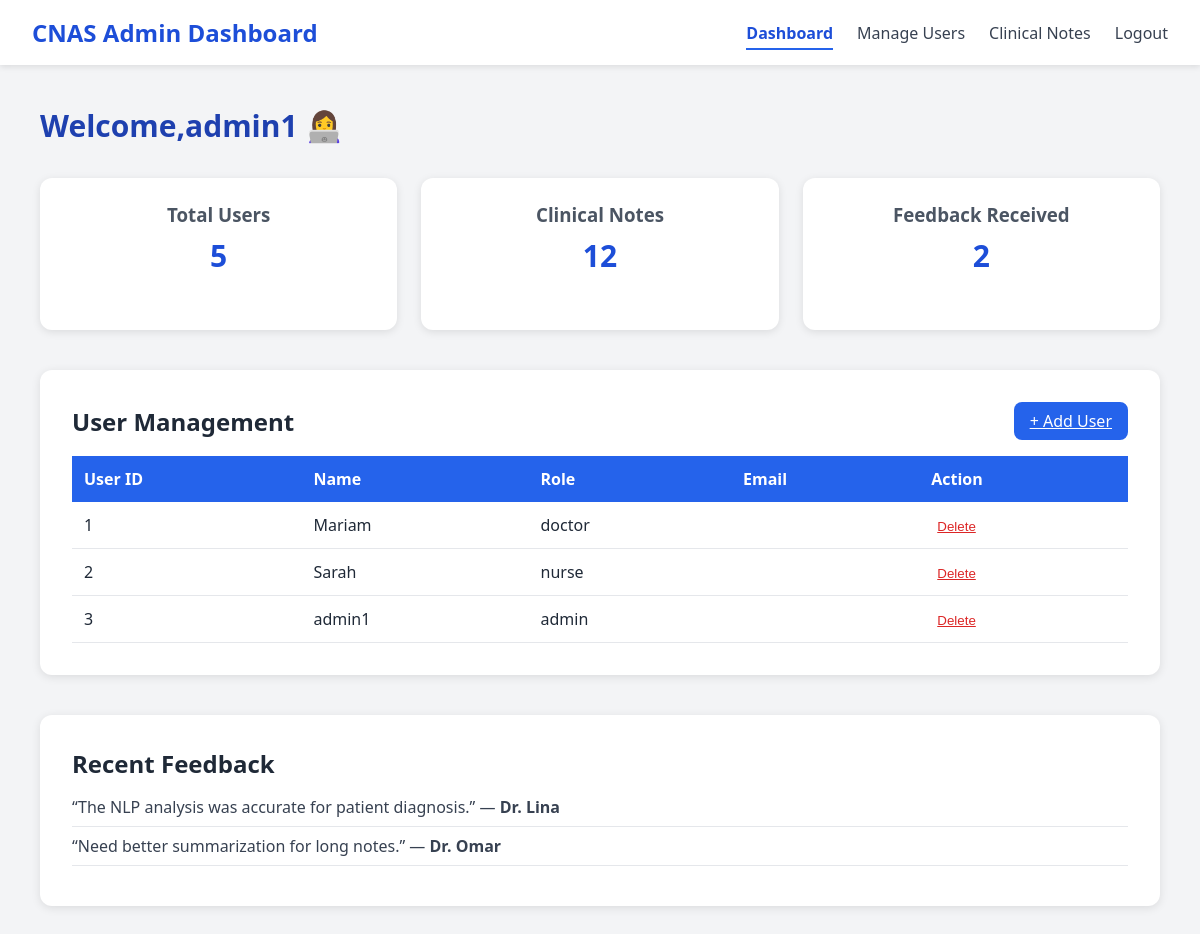
Page /admin_dashboard (signed in) on the committed database.
### tables this page shows
CREATE TABLE users (
                    id INTEGER PRIMARY KEY AUTOINCREMENT,
                    username TEXT UNIQUE NOT NULL,
                    password TEXT NOT NULL,
                    role TEXT NOT NULL);

### app.py (the view)
@app.route('/admin_dashboard')
def admin_dashboard():
    if session.get('role') == 'admin':
        conn = get_db()
        users = conn.execute("SELECT * FROM users").fetchall()
        total_users = conn.execute("SELECT COUNT(*) FROM users").fetchone()[0]
        conn.close()
        return render_template('admin_dashboard.html',
                               username=session['username'],
                               users=users,total_users=total_users)
    return redirect(url_for('login'))

### app.py (called while the page is built)
def get_db():
    conn = sqlite3.connect("database.db")
    conn.row_factory = sqlite3.Row
    return conn

### Templates/admin_dashboard.html (shortened to what this page needs)
<!DOCTYPE html>
<html lang="en">
<head>
</head>
<body>
  <nav>
    <h1>CNAS Admin Dashboard</h1>
    <ul>
      <li><a href="{{ url_for('admin_dashboard') }}" class="text-blue-700">Dashboard</a></li>
      <li><a href="{{ url_for('admin_users') }}">Manage Users</a></li>
      <li><a href="{{ url_for('admin_notes') }}">Clinical Notes</a></li>
      <li><a href="{{ url_for('login') }}" class="hover:text-red-600">Logout</a></li>
    </ul>
  </nav>
  <main>
    <h2>Welcome,{{ username }} 👩‍💻</h2>
    <section class="stats">
      <div class="card">
        <h3>Total Users</h3>
        <p id="totalUsers">0</p>
      </div>
      <div class="card">
        <h3>Clinical Notes</h3>
        <p id="totalNotes">0</p>
      </div>
      <div class="card">
        <h3>Feedback Received</h3>
        <p id="totalFeedback">0</p>
      </div>
    </section>
    <section class="table-section">
      <div class="table-header">
        <h3>User Management</h3>
        <a href="{{ url_for('admin_users') }}" class="btn">+ Add User</a>
      </div>
      <table>
        <thead>
          <tr>
            <th>User ID</th>
            <th>Name</th>
            <th>Role</th>
            <th>Email</th>
            <th>Action</th>
          </tr>
        </thead>
        <tbody id="userTable">
          {% for user in users[:3] %}
          <tr>
            <td>{{ user['id'] }}</td>
            <td>{{ user['username'] }}</td>
            <td>{{ user['role'] }}</td>
            <td>{{ user['email'] }}</td>
            <td><button class="delete-btn">Delete</button></td>
          </tr>
          {% endfor %}
        </tbody>
      </table>
    </section>
    <section class="feedback">
      <h3>Recent Feedback</h3>
      <ul>
        <li>“The NLP analysis was accurate for patient diagnosis.” — <b>Dr. Lina</b></li>
        <li>“Need better summarization for long notes.” — <b>Dr. Omar</b></li>
      </ul>
    </section>
  </main>
</body>
</html>

### Templates/admin_dashboard.html (style rules this page uses)
body { background-color: #f3f4f6; font-family: system-ui, -apple-system, sans-serif; margin: 0; color: #1f2937; }
h1, h2, h3 { margin: 0; }
nav { background-color: #fff; box-shadow: 0 2px 6px rgba(0,0,0,0.1); display: flex; justify-content: space-between; align-items: center; padding: 16px 32px; }
nav h1 { font-size: 1.5rem; font-weight: 700; color: #1d4ed8; }
nav ul { list-style: none; display: flex; gap: 24px; margin: 0; padding: 0; color: #374151; }
nav ul a { text-decoration: none; color: inherit; transition: 0.2s; }
nav ul a.text-blue-700 { font-weight: 600; color: #1d4ed8; border-bottom: 2px solid #2563eb; padding-bottom: 4px; }
main { padding: 40px; }
main h2 { font-size: 1.875rem; font-weight: 700; color: #1e40af; margin-bottom: 2rem; }
.stats { display: grid; grid-template-columns: 1fr; gap: 1.5rem; margin-bottom: 2.5rem; }
@media (min-width: 768px) { .stats { grid-template-columns: repeat(3, 1fr); } }
.card { background-color: #fff; box-shadow: 0 2px 8px rgba(0,0,0,0.1); border-radius: 12px; padding: 24px; text-align: center; }
.card h3 { color: #4b5563; }
.card p { font-size: 1.875rem; font-weight: 700; color: #1d4ed8; margin-top: 8px; }
.table-section { background-color: #fff; box-shadow: 0 2px 10px rgba(0,0,0,0.1); border-radius: 12px; padding: 32px; margin-bottom: 2.5rem; }
.table-section h3 { font-size: 1.5rem; font-weight: 600; color: #1f2937; }
.table-header { display: flex; justify-content: space-between; align-items: center; margin-bottom: 16px; }
.btn { background-color: #2563eb; color: #fff; padding: 8px 16px; border-radius: 8px; border: none; cursor: pointer; transition: background 0.2s; }
table { width: 100%; border-collapse: collapse; }
th { background-color: #2563eb; color: white; text-align: left; padding: 12px; }
td { padding: 12px; border-bottom: 1px solid #e5e7eb; }
.delete-btn { background: none; border: none; color: #dc2626; cursor: pointer; text-decoration: underline; }
.feedback { background-color: #fff; box-shadow: 0 2px 10px rgba(0,0,0,0.1); border-radius: 12px; padding: 32px; }
.feedback h3 { font-size: 1.5rem; font-weight: 600; color: #1f2937; margin-bottom: 16px; }
.feedback ul { list-style: none; padding: 0; margin: 0; color: #374151; }
.feedback li { border-bottom: 1px solid #e5e7eb; padding-bottom: 8px; margin-bottom: 8px; }

### rows in the picture
users: username "admin1", id "3", role "admin"
users: id "1", username "Mariam", role "doctor"
users: id "2", username "Sarah", role "nurse"
